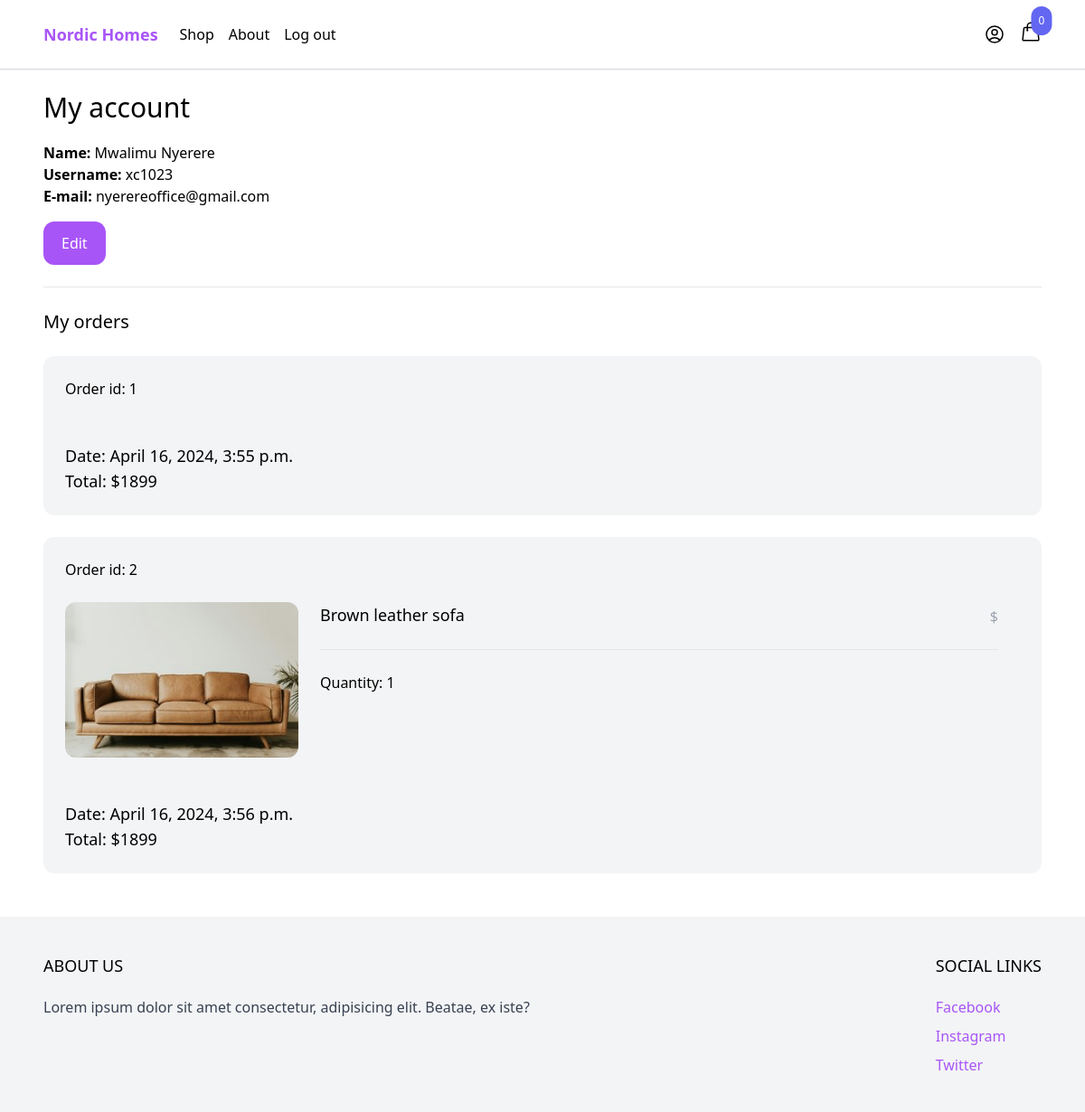
The app's page /myaccount/ (signed in), older data.
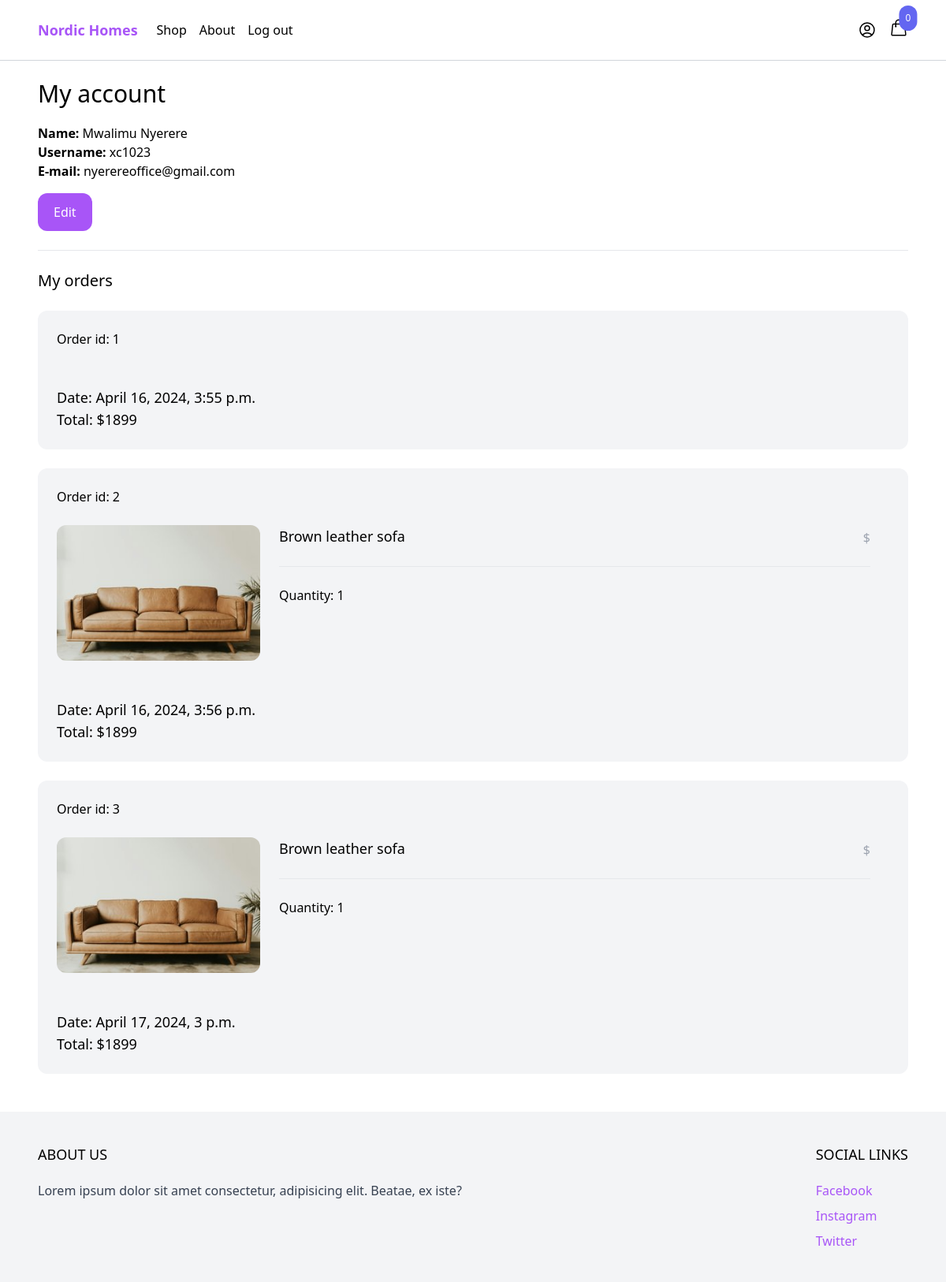
The same page, newer data.
### order/models.py (models this page shows)
class Order(models.Model):
    ORDERED = 'ordered'
    SHIPPED = 'shipped'
    STATUS_CHOICES = (
        (ORDERED, 'Ordered'),
        (SHIPPED, 'Shipped')
    )
    user = models.ForeignKey(User, related_name='orders', blank=True, null=True, on_delete=models.CASCADE)
    first_name = models.CharField(max_length=255)
    last_name = models.CharField(max_length=255)
    email = models.EmailField()
    address = models.CharField(max_length=255)
    zipcode = models.CharField(max_length=255)
    place = models.CharField(max_length=255)
    phone = models.CharField(max_length=255)
    created_at = models.DateTimeField(auto_now_add=True)
    paid = models.BooleanField(default=False)
    paid_amount = models.IntegerField(blank=True, null=True)
    status = models.CharField(max_length=20, choices=STATUS_CHOICES, default=ORDERED)

class OrderItem(models.Model):
    order = models.ForeignKey(Order, related_name='items', on_delete=models.CASCADE)
    product = models.ForeignKey(Product, related_name='items', on_delete=models.CASCADE)
    price = models.IntegerField()
    quantity = models.IntegerField(default=1)

### product/models.py (models this page shows, shortened)
class Product(models.Model):
    category = models.ForeignKey(Category, related_name='products', on_delete=models.CASCADE)
    name = models.CharField(max_length=255)
    slug = models.SlugField()
    description = models.TextField(blank=True, null=True)
    price = models.IntegerField()
    created_at = models.DateTimeField(auto_now_add=True)
    image = models.ImageField(upload_to='uploads/', blank=True, null=True)
    thumbnail = models.ImageField(upload_to='uploads/', blank=True, null=True)
    class Meta:
        ordering = ('-created_at',)
    def get_thumbnail(self):
        if self.thumbnail:
            return self.thumbnail.url

### core/views.py (the view)
# urls.py: path('myaccount/', myaccount, name='myaccount'),
@login_required
def myaccount(request):
    return render(request, 'core/myaccount.html')

### cart/cart.py (called while the page is built)
    def __len__(self):
        return sum(item['quantity'] for item in self.cart.values())

### cart/context_processors.py (called while the page is built)
def cart(request):
    return {'cart': Cart(request)}

### core/templates/core/myaccount.html (shortened to what this page needs)
{% extends 'core/base.html' %}
{% load static %}
{% block content %}
    <div class="max-w-6xl mx-auto p-6">
        <h1 class="mb-5 text-3xl">My account</h1>
        <div class="mb-6">
            <strong>Name: </strong>{{ request.user.get_full_name }}<br>
            <strong>Username: </strong>{{ request.user.username }}<br>
            <strong>E-mail: </strong>{{ request.user.email }}<br>
            <a href="{% url 'core:edit_myaccount' %}" class="inline-block mt-4 py-3 px-5 rounded-xl text-white bg-purple-500 hover:bg-purple-700 transition duration-500 ease-in-out">
                Edit
            </a>
        </div>
        <hr>
        <h2 class="my-6 text-xl">My orders</h2>
        {% for order in request.user.orders.all %}
            <div class="w-full mb-6 p-6 flex flex-wrap bg-gray-100 rounded-xl">
                <div class="mb-6 flex justify-between">
                    <a href="#">Order id: {{ order.id }}</a>
                </div>
                <div class="mb-6 w-full">
                    {% for item in order.items.all %}
                        <div class="product mb-6 flex pr-6">
                            <a href="" class="w-1/4">
                                <img src="{{ item.product.get_thumbnail }}" alt="" class="hover:shadow-lg rounded-xl">
                            </a>
                            <div class="w-3/4 pl-6">
                                <div class="flex justify-between">
                                    <a href="#" class="text-lg">{{ item.product.name }}</a>
                                    <p class="mb-6 pt-1 text-gray-400">$</p>
                                </div>
                                <hr>
                                <div class="mt-6">
                                    Quantity: {{ item.quantity }}
                                </div>
                            </div>
                        </div>
                    {% endfor %}
                </div>
                <div class="">
                    <p class="text-lg">Date: {{ order.created_at }}</p>
                    <p class="text-lg">Total: $1899</p>
                </div>
            </div>
        {% endfor %}
    </div>
{% endblock %}

### core/templates/core/base.html (shortened to what this page needs)
<!DOCTYPE html>
<html lang="en">
<head>
    <script src="https://cdn.tailwindcss.com"></script>
</head>
<body>
    <nav class="border-b border-gray-300">
        <div class="max-w-6xl mx-auto py-2 px-6 flex items-center justify-between">
            <div class="menu-left flex items-center space-x-6">
                <a href="{% url 'core:frontpage' %}" class="py-4 text-lg text-purple-500 font-semibold">Nordic Homes</a>
                <ul class="flex items-center space-x-4">
                    <li><a href="{% url 'core:shop' %}">Shop</a></li>
                    <li><a href="/">About</a></li>
                    {% if request.user.is_authenticated %}
                        <form method="post" action="{% url 'core:logout' %}">
                            <button type="submit">Log out</button>
                        </form>
                    {% endif %}
                </ul>
            </div>
            <div class="menu-right flex items-center space-x-4">
                <a href="{% url 'core:myaccount' %}">
                </a>
                <div
                    hx-get="{% url 'cart:hx_menu_cart' %}"
                    hx-trigger="update-menu-cart from:body"
                    hx-swap="innerHTML"
                >
                    {% include 'cart/menu_cart.html' %}
                </div>
            </div>
        </div>
    </nav>
    <main>
        {% block content %}{% endblock %}
    </main>
    <footer class="bg-gray-100">
        <div class="max-w-6xl mx-auto py-10 px-6 xl:px-0 md:flex justify-between">
            <div class="footer-left mb-12 md:mb-0">
                <h2 class="mb-5 uppercase text-lg">
                    About Us
                </h2>
                <p class="text-gray-700">
                    Lorem ipsum dolor sit amet consectetur, adipisicing elit. Beatae, ex iste?
                </p>
            </div>
            <div class="footer-right">
                <h2 class="mb-5 uppercase text-lg">Social links</h2>
                <ul class="space-y-2">
                    <li><a href="#" class="cursor:pointer text-purple-500 hover:text-purple-800">Facebook</a></li>
                    <li><a href="#" class="cursor:pointer text-purple-500 hover:text-purple-800">Instagram</a></li>
                    <li><a href="#" class="cursor:pointer text-purple-500 hover:text-purple-800">Twitter</a></li>
                </ul>
            </div>
        </div>
    </footer>
</body>
</html>

### cart/templates/cart/menu_cart.html (shortened to what this page needs)
<a href="{% url 'cart:cart' %}" id="menu-cart-button" class="relative inline-block">
    <span class="absolute top-0 right-0 transform translate-x-1/2 -translate-y-1/2 bg-indigo-500 text-white text-xs rounded-full p-2"> {{ cart|length }}</span>
</a>

Row changes from the older to the newer data that the page shows:
added Order: id "3", created_at "April 17, 2024, 3 p.m."
added OrderItem: product.get_thumbnail (picture), product.name "Brown leather sofa", quantity "1", shown under "3"
